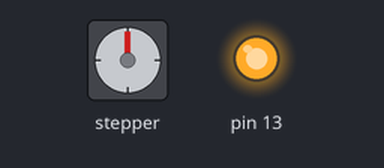
Recording of a sketch running on a simulated Arduino Uno, built with avr-gcc and run on an emulated ATmega328P. Shown: stepper motor, output pins drawn as LEDs (lit = HIGH). Stepper angles assume 2048 steps per turn.

Above: at 0.11 s.
At 0.5 s:
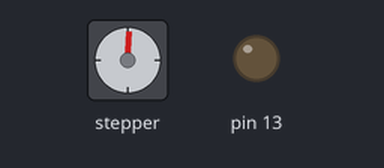
Timing chart, 0 to 2.0 s (numbered marks = the images above):
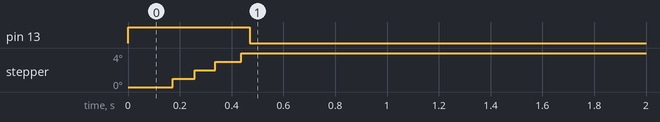

The sketch:

Test_AccelStepper.ino
```cpp
// (licence header left out)
#include <AccelStepper.h>

// Define a stepper and the pins it will use
AccelStepper stepper; // Defaults to AccelStepper::FULL4WIRE (4 pins) on 2, 3, 4, 5

void setup()
{
	stepper.setMaxSpeed(100);
	stepper.setAcceleration(300);

	stepper.moveTo(24);

	pinMode(13, OUTPUT);
	digitalWrite(13, HIGH);
}

void loop()
{
    if (stepper.distanceToGo() == 0)
    {
		stepper.disableOutputs();
		digitalWrite(13, LOW);
    }

    stepper.run();
}
```

Measured:
- by itself, pin 13: HIGH → LOW at 0.47 s
